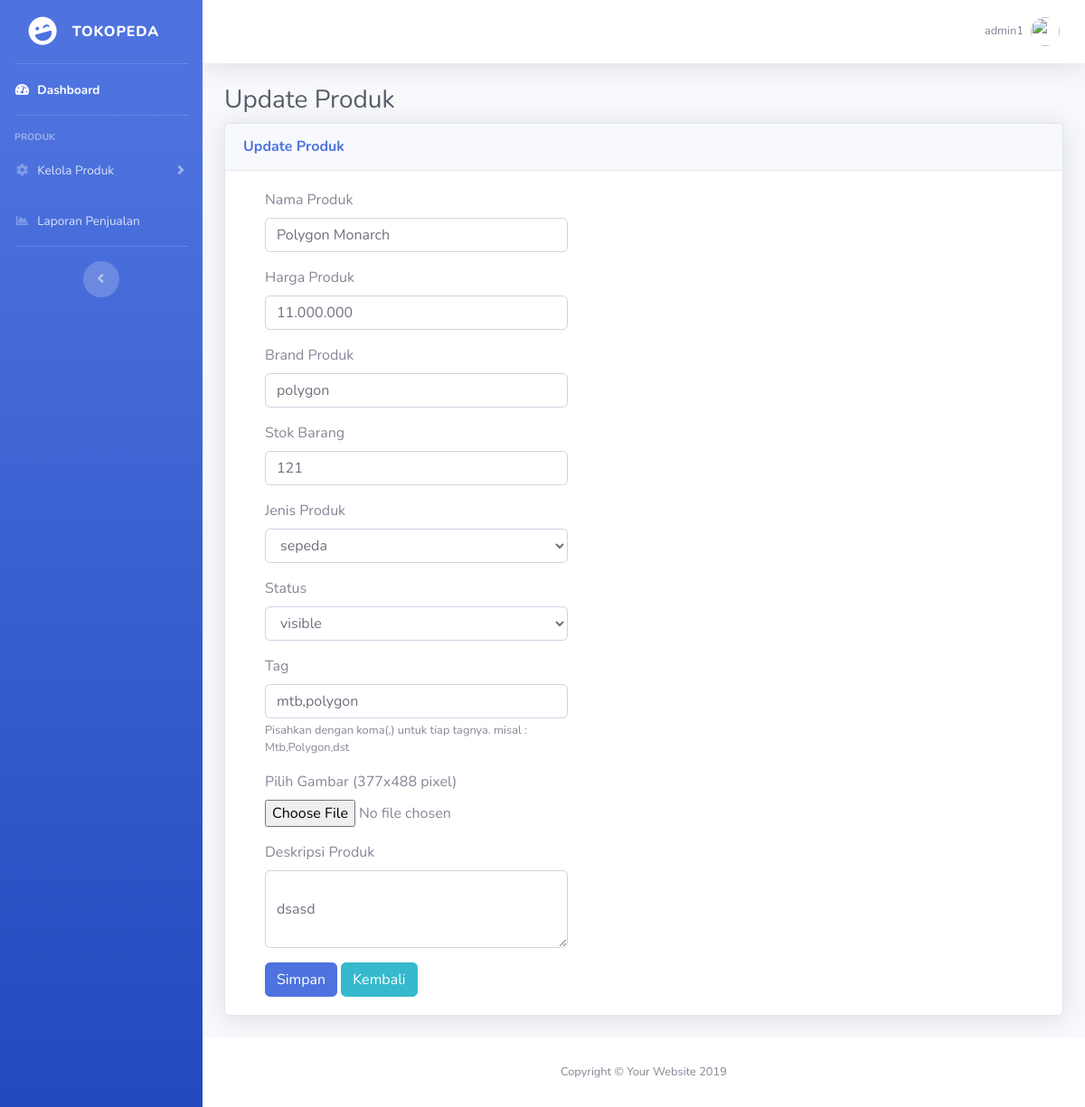
Page /public/AdminPage/formUpdate/1 (signed in) on the earlier database version.
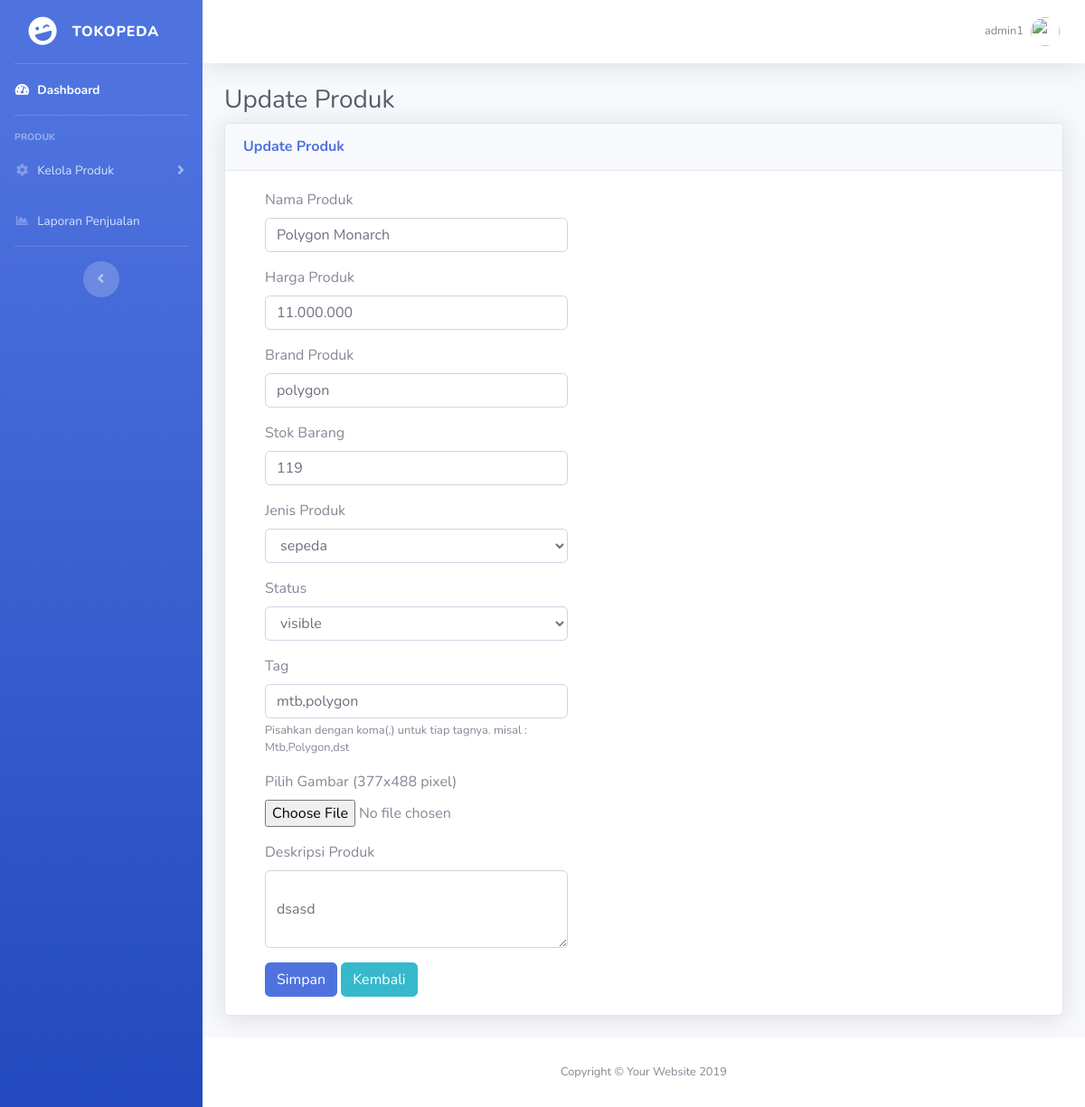
Same page on the later database version.
### tables this page shows
CREATE TABLE `product` (
  `product_id` int(11) NOT NULL,
  `product_name` varchar(255) NOT NULL,
  `product_price` varchar(255) NOT NULL,
  `stock` int(11) NOT NULL,
  `kind` varchar(255) NOT NULL,
  `status` enum('hidden','visible','','') NOT NULL,
  `weight` float NOT NULL,
  `product_brand` varchar(255) NOT NULL,
  `date_created` datetime NOT NULL DEFAULT CURRENT_TIMESTAMP,
  `updated_at` datetime NOT NULL DEFAULT CURRENT_TIMESTAMP,
  `description` varchar(255) NOT NULL,
  `tags` varchar(255) NOT NULL,
  `product_image` varchar(255) NOT NULL
);

### app/core/Controller.php (called while the page is built, shortened)
<?php
class Controller{
    public function view($view,$data=[]){
        require_once "../app/views/".$view.".php";
    }
    public function model($model){
        return new $model;
    }
}

### app/controllers/AdminPage.php (called while the page is built, shortened)
<?php
class AdminPage extends Controller{
    public function formUpdate($id){
        $data["product"] = $this->model("Produk_model")->getProductById($id);
        $this->view("admin-page/form-update",$data);
    }
}

### app/core/App.php (called while the page is built, shortened)
<?php
class App{
    protected $method = "index";
    protected $params = [];
    public function __construct(){
        $url = $this->parseURL();
        if(file_exists("../app/controllers/".$url[0].".php")){
            unset($url[0]);
        }
        $this->controller = new $this->controller;
        if(isset($url[1]) ){
            if(method_exists($this->controller,$url[1])){
                $this->method = $url[1];
                unset($url[1]);
            }
        }
        if(!empty($url)){
            $this->params = array_values($url);
        }
        call_user_func_array([$this->controller,$this->method],$this->params);
    }
    public function parseURL(){
        if(isset($_GET["url"])){
            $url = rtrim($_GET['url'],"/");
            $url = filter_var($url,FILTER_SANITIZE_URL);
            $url = explode("/",$url);
            return $url;
        }
    }
}

### public/index.php (called while the page is built, shortened)
<?php
$app = new App;

### app/core/Database.php (called while the page is built, shortened)
<?php
class Database{
    private $host = DB_HOST;
    private $username = DB_USERNAME;
    private $password = DB_PASSWORD;
    private $db_name = DB_NAME;
    private $dbh;
    private $stmt;
    public function __construct(){
        $dsn = "mysql:host=".$this->host.";dbname=".$this->db_name;
        $option = [
            PDO::ATTR_PERSISTENT => true,
            PDO::ATTR_ERRMODE => PDO::ERRMODE_EXCEPTION
        ];
        try{
            $this->dbh = new PDO($dsn,$this->username,$this->password,$option);
        } catch(PDOException $e) {
            die($e->getmessage());
        }
    }
    public function query($query){
        $this->stmt = $this->dbh->prepare($query);
    }
    public function bind($param,$value,$type=null){
        if(is_null($type)){
            switch(true){
                default:
                    $type = PDO::PARAM_STR;
            }
        }
        $this->stmt->bindValue($param,$value,$type);
    }
    public function execute(){
        $this->stmt->execute();
    }
    public function single(){
        $this->execute();
        return $this->stmt->fetch(PDO::FETCH_ASSOC);
    }
}

### app/models/Produk_model.php (called while the page is built, shortened)
<?php
class Produk_model{
    private $table = "product";
    private $db;
    public function __construct(){
        $this->db = new Database;
    }
    public function getProductById($id){
        $this->db->query("SELECT * FROM ".$this->table." WHERE product_id=:id");
        $this->db->bind("id",$id);
        return $this->db->single();
    }
}

### app/views/admin-page/form-update.php (the view, shortened to what the changed rows need)
<div class="container-fluid">
   <h1 class="h3 mb-2 text-gray-800">Update Produk</h1>
   <div class="card shadow mb-4">
       <div class="card-body">
           <div class="container">
               <div class="row">
                   <div class="col-md-5">
                       <form action="<?= BASE_URL ?>/AdminPage/ubah" method="POST">
                           <div class="form-group">
                               <label for="nama-produk">Nama Produk</label>
                               <input type="text" class="form-control" id="nama-produk" name="nama-produk" value="<?=$data["product"]["product_name"]?>" required>
                           </div>
                           <div class="form-group">
                               <label for="harga-produk">Harga Produk</label>
                               <input type="text" class="form-control" id="harga-produk" name="harga-produk" value="<?=$data["product"]["product_price"]?>" required>
                           </div>
                           <div class="form-group">
                               <label for="brand-produk">Brand Produk</label>
                               <input type="text" class="form-control" id="brand-produk" name="brand-produk" value="<?=$data["product"]["product_brand"]?>" required>
                           </div>
                           <div class="form-group">
                               <label for="stock">Stok Barang</label>
                               <input type="text" class="form-control" id="stock" name="stock" value="<?=$data["product"]["stock"]?>" required>
                           </div>
                           <div class="form-group">
                               <label for="tag">Tag</label>
                               <input type="text" class="form-control" id="tag" name="tag" value="<?=$data["product"]["tags"]?>" required>
                               <small id="emailHelp" class="form-text text-muted">Pisahkan dengan koma(,) untuk tiap tagnya. misal : Mtb,Polygon,dst</small>
                           </div>
                           <div class="form-group">
                               <label for="deskripsi">Deskripsi Produk</label>
                               <textarea class="form-control" id="deskripsi" name="deskripsi" rows="3" style="text-align:left"><?=$data["product"]["description"]?></textarea>
                           </div>
                       </form>
                   </div>
               </div>
           </div>
       </div>
   </div>
</div>

Differences in the rows shown:
changed product "Polygon Monarch": stock "121" → "119"
